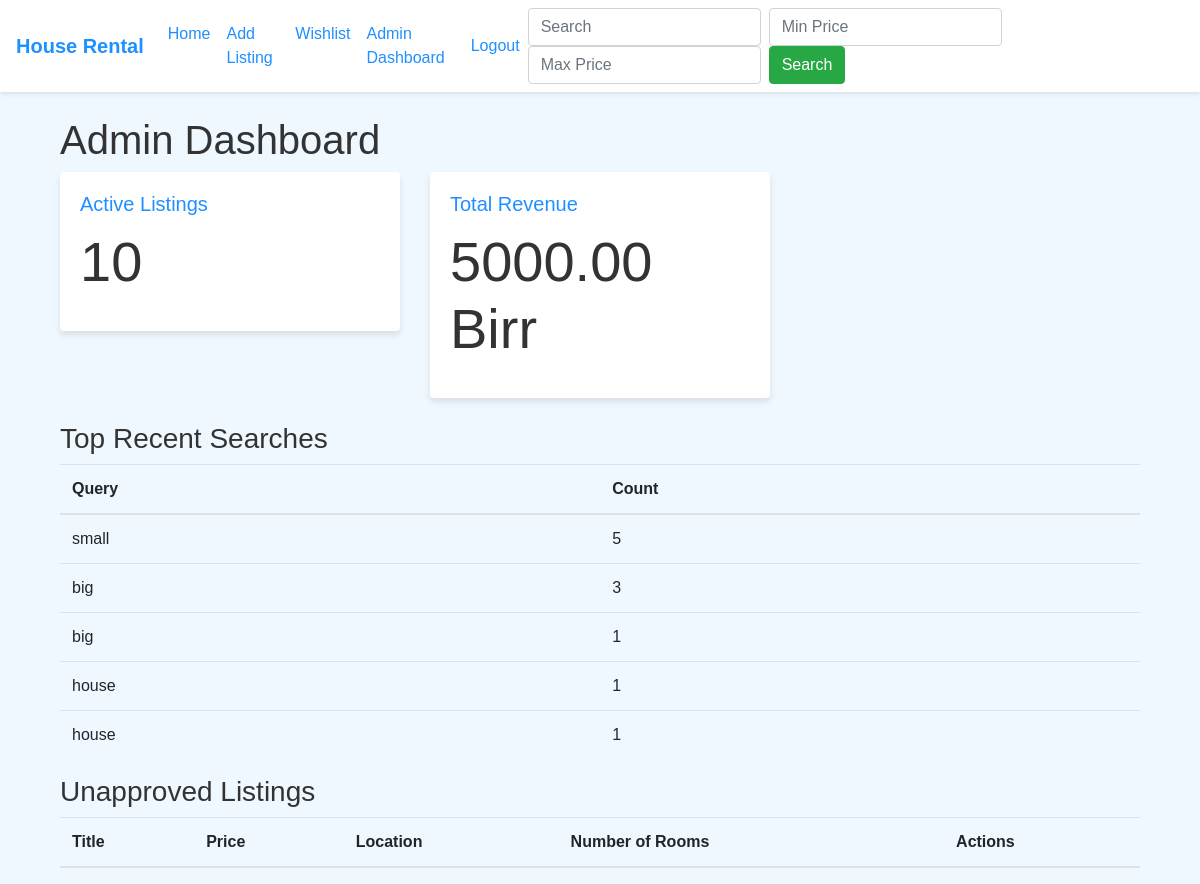
The page /admin_dashboard (signed in) on the database as committed earlier.
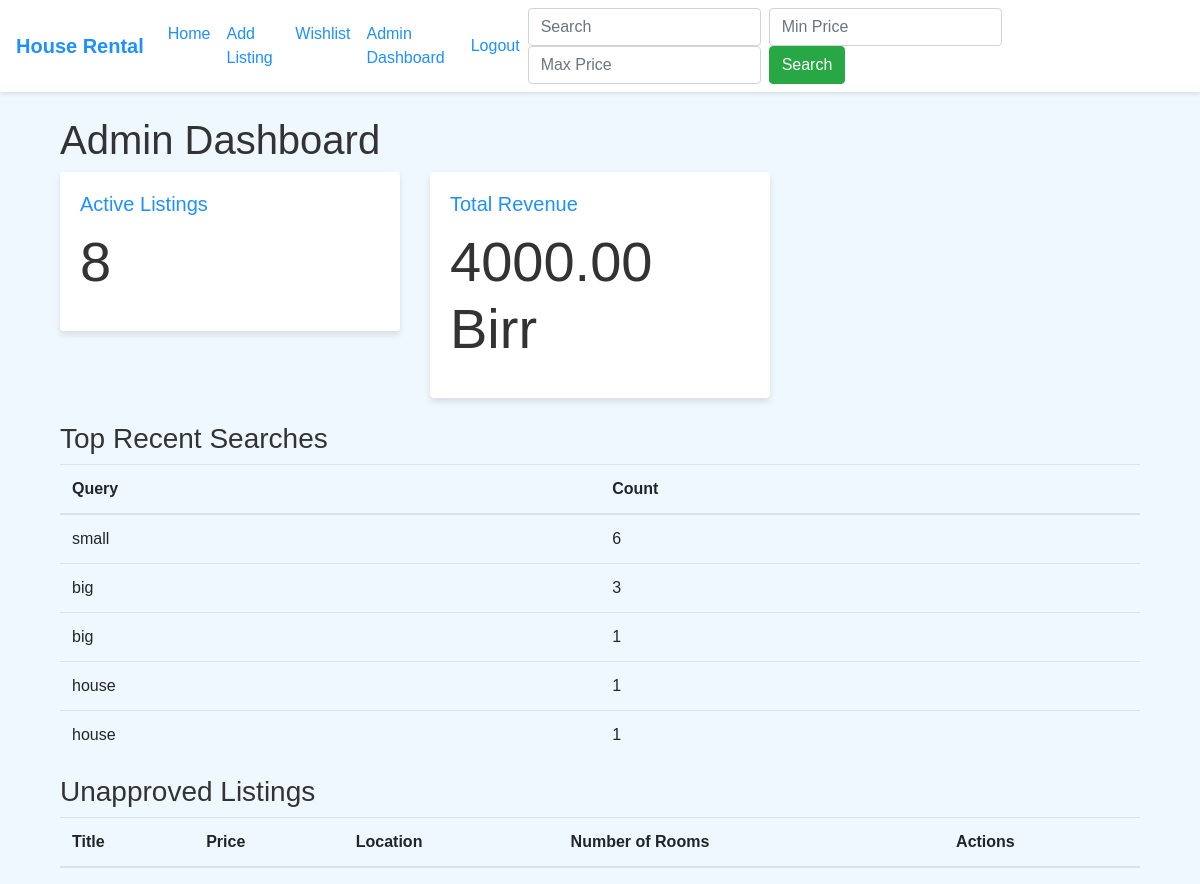
The same page on the database as committed later.
### app.py (models this page shows)
class SearchTrend(db.Model):
    id = db.Column(db.Integer, primary_key=True)
    query = db.Column(db.String(100), nullable=False)
    count = db.Column(db.Integer, nullable=False)

### app.py (the view)
@app.route("/admin_dashboard", methods=['GET'])
@login_required
def admin_dashboard():
    if not current_user.is_authenticated:
        flash('Please log in to access the admin dashboard.', 'error')
        return redirect(url_for('login'))
    if current_user.role != 'admin':
        flash('You are not authorized to access the admin dashboard.', 'error')
        return redirect(url_for('home'))
    active_listings = HouseListing.query.filter(HouseListing.payDate != None).count()
    revenue = active_listings * 500  # Assuming each listing costs 500 birr
    unapproved_listings = HouseListing.query.filter(HouseListing.payDate.is_(None)).all()
    search_trends =  db.session.query(SearchTrend).order_by(SearchTrend.count.desc()).limit(5).all()
    return render_template('admin_dashboard.html',
                           active_listings=active_listings,
                           revenue=revenue,
                           search_trends=search_trends,
                           unapproved_listings=unapproved_listings
                           )

### app.py (called while the page is built)
@login_manager.user_loader
def load_user(user_id):
    return User.query.get(int(user_id))

### templates/admin_dashboard.html (shortened to what this page needs)
{% extends "base.html" %}
{% block content %}
<!DOCTYPE html>
<html lang="en">
<head>
</head>
<body>
    <div class="container mt-4">
        <h1>Admin Dashboard</h1>
        <div class="row mb-4">
            <div class="col-md-4">
                <div class="card">
                    <div class="card-body">
                        <h5 class="card-title">Active Listings</h5>
                        <p class="display-4">{{ active_listings }}</p>
                    </div>
                </div>
            </div>
            <div class="col-md-4">
                <div class="card">
                    <div class="card-body">
                        <h5 class="card-title">Total Revenue</h5>
                        <p class="display-4">{{ "%.2f"|format(revenue) }} Birr</p>
                    </div>
                </div>
            </div>
        </div>
        <h3>Top Recent Searches</h3>
        <table class="table">
            <thead>
                <tr>
                    <th>Query</th>
                    <th>Count</th>
                </tr>
            </thead>
            <tbody>
                {% for search in search_trends %}
                <tr>
                    <td>{{ search.query }}</td>
                    <td>{{ search.count }}</td>
                </tr>
                {% endfor %}
            </tbody>
        </table>
        <h3>Unapproved Listings</h3>
        <table class="table">
            <thead>
                <tr>
                    <th>Title</th>
                    <th>Price</th>
                    <th>Location</th>
                    <th>Number of Rooms</th>
                    <th>Actions</th>
                </tr>
            </thead>
        </table>
    </div>
</body>
</html>
{% endblock %}

Rows that differ between the two databases and show on the page:
changed SearchTrend "small": count "5" → "6"
Other text that changed with them:
{{ active_listings }}: "10" → "8"
{{ "%.2f"|format(revenue) }}: "5000.00" → "4000.00"
